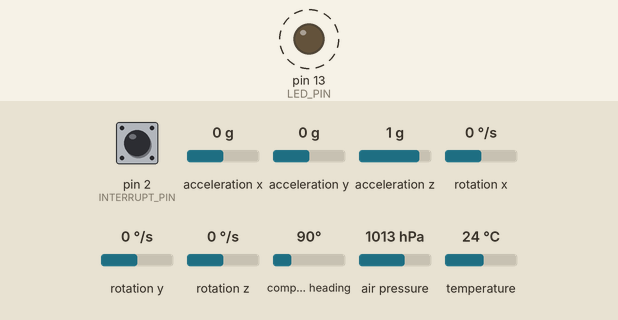
Simulated run of this sketch. Board: Arduino Leonardo, built with avr-gcc and run on an emulated ATmega32U4. On the bench: output pins drawn as LEDs (lit = HIGH). Dashed ring = blinking. Inputs (shaded band) come from the test bench; at power-on: pin 2 (INTERRUPT_PIN) LOW, acceleration x 0 g, acceleration y 0 g, acceleration z 1 g, rotation x 0 °/s, rotation y 0 °/s, rotation z 0 °/s, compass heading 90°, air pressure 1013 hPa, temperature 24 °C. The sensor or clock chip raises its interrupt line as the real part does; what the sketch prints to the serial monitor is not drawn.

Above: at 0.63 s.
Timing chart, 0 to 3.5 s (numbered marks = the images above):
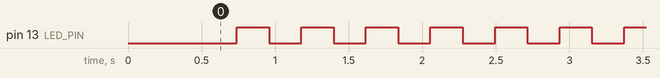

Measured:
- by itself, pin 13 (LED_PIN): alternates HIGH for 0.22 s and LOW for 0.22 s

The sketch:

MPU6050_DMP6_HMC5883L_BMP280.ino
```cpp
// I2C device class (I2Cdev) demonstration Arduino sketch for MPU6050 class using DMP (MotionApps v2.0)
// 6/21/2012 by Jeff Rowberg <jeff@rowberg.net>
// Updates should (hopefully) always be available at https://github.com/jrowberg/i2cdevlib
//
// Changelog:
//      2019-07-08 - Added Auto Calibration and offset generator
//		   - and altered FIFO retrieval sequence to avoid using blocking code
//      2016-04-18 - Eliminated a potential infinite loop
//      2013-05-08 - added seamless Fastwire support
//                 - added note about gyro calibration
//      2012-06-21 - added note about Arduino 1.0.1 + Leonardo compatibility error
//      2012-06-20 - improved FIFO overflow handling and simplified read process
//      2012-06-19 - completely rearranged DMP initialization code and simplification
//      2012-06-13 - pull gyro and accel data from FIFO packet instead of reading directly
//      2012-06-09 - fix broken FIFO read sequence and change interrupt detection to RISING
//      2012-06-05 - add gravity-compensated initial reference frame acceleration output
//                 - add 3D math helper file to DMP6 example sketch
//                 - add Euler output and Yaw/Pitch/Roll output formats
//      2012-06-04 - remove accel offset clearing for better results (thanks Sungon Lee)
//      2012-06-01 - fixed gyro sensitivity to be 2000 deg/sec instead of 250
//      2012-05-30 - basic DMP initialization working

/* ============================================
I2Cdev device library code is placed under the MIT license
Copyright (c) 2012 Jeff Rowberg

Permission is hereby granted, free of charge, to any person obtaining a copy
of this software and associated documentation files (the "Software"), to deal
in the Software without restriction, including without limitation the rights
to use, copy, modify, merge, publish, distribute, sublicense, and/or sell
copies of the Software, and to permit persons to whom the Software is
furnished to do so, subject to the following conditions:

The above copyright notice and this permission notice shall be included in
all copies or substantial portions of the Software.

THE SOFTWARE IS PROVIDED "AS IS", WITHOUT WARRANTY OF ANY KIND, EXPRESS OR
IMPLIED, INCLUDING BUT NOT LIMITED TO THE WARRANTIES OF MERCHANTABILITY,
FITNESS FOR A PARTICULAR PURPOSE AND NONINFRINGEMENT. IN NO EVENT SHALL THE
AUTHORS OR COPYRIGHT HOLDERS BE LIABLE FOR ANY CLAIM, DAMAGES OR OTHER
LIABILITY, WHETHER IN AN ACTION OF CONTRACT, TORT OR OTHERWISE, ARISING FROM,
OUT OF OR IN CONNECTION WITH THE SOFTWARE OR THE USE OR OTHER DEALINGS IN
THE SOFTWARE.
===============================================
*/

// I2Cdev and MPU6050 must be installed as libraries, or else the .cpp/.h files
// for both classes must be in the include path of your project
#include "I2Cdev.h"

#include "MPU6050_6Axis_MotionApps20.h"
#include "Adafruit_HMC5883_U.h"
#include <Adafruit_Sensor.h>
#include <Adafruit_BMP280.h>

//#include "MPU6050.h" // not necessary if using MotionApps include file

// Arduino Wire library is required if I2Cdev I2CDEV_ARDUINO_WIRE implementation
// is used in I2Cdev.h
#if I2CDEV_IMPLEMENTATION == I2CDEV_ARDUINO_WIRE
    #include "Wire.h"
#endif

// class default I2C address is 0x68
// specific I2C addresses may be passed as a parameter here
// AD0 low = 0x68 (default for SparkFun breakout and InvenSense evaluation board)
// AD0 high = 0x69
MPU6050 mpu;
Adafruit_HMC5883_Unified mag = Adafruit_HMC5883_Unified(12345);
//MPU6050 mpu(0x69); // <-- use for AD0 high
// BMP280 tanımlaması
Adafruit_BMP280 bmp;
/* =========================================================================
   NOTE: In addition to connection 3.3v, GND, SDA, and SCL, this sketch
   depends on the MPU-6050's INT pin being connected to the Arduino's
   external interrupt #0 pin. On the Arduino Uno and Mega 2560, this is
   digital I/O pin 2.
 * ========================================================================= */

/* =========================================================================
   NOTE: Arduino v1.0.1 with the Leonardo board generates a compile error
   when using Serial.write(buf, len). The Teapot output uses this method.
   The solution requires a modification to the Arduino USBAPI.h file, which
   is fortunately simple, but annoying. This will be fixed in the next IDE
   release. For more info, see these links:

   http://arduino.cc/forum/index.php/topic,109987.0.html
   http://code.google.com/p/arduino/issues/detail?id=958
 * ========================================================================= */


// uncomment "OUTPUT_READABLE_QUATERNION" if you want to see the actual
// quaternion components in a [w, x, y, z] format (not best for parsing
// on a remote host such as Processing or something though)
//#define OUTPUT_READABLE_QUATERNION

// uncomment "OUTPUT_READABLE_EULER" if you want to see Euler angles
// (in degrees) calculated from the quaternions coming from the FIFO.
// Note that Euler angles suffer from gimbal lock (for more info, see
// http://en.wikipedia.org/wiki/Gimbal_lock)
//#define OUTPUT_READABLE_EULER

// uncomment "OUTPUT_READABLE_YAWPITCHROLL" if you want to see the yaw/
// pitch/roll angles (in degrees) calculated from the quaternions coming
// from the FIFO. Note this also requires gravity vector calculations.
// Also note that yaw/pitch/roll angles suffer from gimbal lock (for
// more info, see: http://en.wikipedia.org/wiki/Gimbal_lock)
#define OUTPUT_READABLE_YAWPITCHROLL

// uncomment "OUTPUT_READABLE_REALACCEL" if you want to see acceleration
// components with gravity removed. This acceleration reference frame is
// not compensated for orientation, so +X is always +X according to the
// sensor, just without the effects of gravity. If you want acceleration
// compensated for orientation, us OUTPUT_READABLE_WORLDACCEL instead.
//#define OUTPUT_READABLE_REALACCEL

// uncomment "OUTPUT_READABLE_WORLDACCEL" if you want to see acceleration
// components with gravity removed and adjusted for the world frame of
// reference (yaw is relative to initial orientation, since no magnetometer
// is present in this case). Could be quite handy in some cases.
//#define OUTPUT_READABLE_WORLDACCEL

// uncomment "OUTPUT_TEAPOT" if you want output that matches the
// format used for the InvenSense teapot demo
//#define OUTPUT_TEAPOT


#define INTERRUPT_PIN 2  // use pin 2 on Arduino Uno & most boards
#define LED_PIN 13 // (Arduino is 13, Teensy is 11, Teensy++ is 6)
bool blinkState = false;

// MPU control/status vars
bool dmpReady = false;  // set true if DMP init was successful
uint8_t mpuIntStatus;   // holds actual interrupt status byte from MPU
uint8_t devStatus;      // return status after each device operation (0 = success, !0 = error)
uint16_t packetSize;    // expected DMP packet size (default is 42 bytes)
uint16_t fifoCount;     // count of all bytes currently in FIFO
uint8_t fifoBuffer[64]; // FIFO storage buffer

// orientation/motion vars
Quaternion q;           // [w, x, y, z]         quaternion container
VectorInt16 aa;         // [x, y, z]            accel sensor measurements
VectorInt16 aaReal;     // [x, y, z]            gravity-free accel sensor measurements
VectorInt16 aaWorld;    // [x, y, z]            world-frame accel sensor measurements
VectorFloat gravity;    // [x, y, z]            gravity vector
float euler[3];         // [psi, theta, phi]    Euler angle container
float ypr[3];           // [yaw, pitch, roll]   yaw/pitch/roll container and gravity vector

// packet structure for InvenSense teapot demo
uint8_t teapotPacket[14] = { '$', 0x02, 0,0, 0,0, 0,0, 0,0, 0x00, 0x00, '\r', '\n' };

// Manyetometre değişkenleri
float mx, my, mz;
float yaw;
// Manyetometre için offset ve scale değerleri
#define OFFSET_X 153
#define OFFSET_Y -473
#define OFFSET_Z -21

#define SCALE_X 382
#define SCALE_Y 346
#define SCALE_Z 344

// ================================================================
// ===               INTERRUPT DETECTION ROUTINE                ===
// ================================================================

volatile bool mpuInterrupt = false;     // indicates whether MPU interrupt pin has gone high
void dmpDataReady() {
    mpuInterrupt = true;
}


// ================================================================
// ===                      INITIAL SETUP                       ===
// ================================================================

void setup() {
    // join I2C bus (I2Cdev library doesn't do this automatically)
    #if I2CDEV_IMPLEMENTATION == I2CDEV_ARDUINO_WIRE
        Wire.begin();
        Wire.setClock(400000); // 400kHz I2C clock. Comment this line if having compilation difficulties
    #elif I2CDEV_IMPLEMENTATION == I2CDEV_BUILTIN_FASTWIRE
        Fastwire::setup(400, true);
    #endif

    // initialize serial communication
    // (115200 chosen because it is required for Teapot Demo output, but it's
    // really up to you depending on your project)
    Serial.begin(115200);
    while (!Serial); // wait for Leonardo enumeration, others continue immediately

    // NOTE: 8MHz or slower host processors, like the Teensy @ 3.3V or Arduino
    // Pro Mini running at 3.3V, cannot handle this baud rate reliably due to
    // the baud timing being too misaligned with processor ticks. You must use
    // 38400 or slower in these cases, or use some kind of external separate
    // crystal solution for the UART timer.

    // initialize device
    Serial.println(F("Initializing I2C devices..."));
    mpu.initialize();
    pinMode(INTERRUPT_PIN, INPUT);

    // verify connection
    Serial.println(F("Testing device connections..."));
    Serial.println(mpu.testConnection() ? F("MPU6050 connection successful") : F("MPU6050 connection failed"));

    // wait for ready
    //Serial.println(F("\nSend any character to begin DMP programming and demo: "));
    Serial.println(F("\nAutomatically starting DMP programming and demo..."));

    //while (Serial.available() && Serial.read()); // empty buffer
    //while (!Serial.available());                 // wait for data
    //while (Serial.available() && Serial.read()); // empty buffer again

    // load and configure the DMP
    Serial.println(F("Initializing DMP..."));
    devStatus = mpu.dmpInitialize();

    // supply your own gyro offsets here, scaled for min sensitivity
    //mpu.setXGyroOffset(220);
   // mpu.setYGyroOffset(76);
    //mpu.setZGyroOffset(-85);
    //mpu.setZAccelOffset(1788); // 1688 factory default for my test chip

// BMP280 başlatma
  Serial.println("BMP280 başlatılıyor...");
  if (!bmp.begin(0x76)) {
    Serial.println("BMP280 bulunamadı!");
    while (1);
  }
  Serial.println("BMP280 hazır!");


    mpu.setXAccelOffset(-514);
    mpu.setYAccelOffset(1196);
    mpu.setZAccelOffset(1648);
    mpu.setXGyroOffset(-28);
    mpu.setYGyroOffset(-55);
    mpu.setZGyroOffset(20);


    // make sure it worked (returns 0 if so)
    if (devStatus == 0) {
        // Calibration Time: generate offsets and calibrate our MPU6050
        mpu.CalibrateAccel(6);
        mpu.CalibrateGyro(6);
        mpu.PrintActiveOffsets();
        // turn on the DMP, now that it's ready
        Serial.println(F("Enabling DMP..."));
        mpu.setDMPEnabled(true);

        // enable Arduino interrupt detection
        Serial.print(F("Enabling interrupt detection (Arduino external interrupt "));
        Serial.print(digitalPinToInterrupt(INTERRUPT_PIN));
        Serial.println(F(")..."));
        attachInterrupt(digitalPinToInterrupt(INTERRUPT_PIN), dmpDataReady, RISING);
        mpuIntStatus = mpu.getIntStatus();

        // set our DMP Ready flag so the main loop() function knows it's okay to use it
        Serial.println(F("DMP ready! Waiting for first interrupt..."));
        dmpReady = true;

        // get expected DMP packet size for later comparison
        packetSize = mpu.dmpGetFIFOPacketSize();
    } else {
        // ERROR!
        // 1 = initial memory load failed
        // 2 = DMP configuration updates failed
        // (if it's going to break, usually the code will be 1)
        Serial.print(F("DMP Initialization failed (code "));
        Serial.print(devStatus);
        Serial.println(F(")"));
    }

    // configure LED for output
    pinMode(LED_PIN, OUTPUT);


  // Manyetometre başlatma
  if (!mag.begin()) {
    Serial.println("Manyetometre (HMC5883L) bağlantı hatası!");
    while (1);
  }
  Serial.println("MANYETOMETRESensörler hazır!");
}


// ================================================================
// ===                    MAIN PROGRAM LOOP                     ===
// ================================================================

void loop() {
    // if programming failed, don't try to do anything
    if (!dmpReady) return;
    // read a packet from FIFO
    if (mpu.dmpGetCurrentFIFOPacket(fifoBuffer)) { // Get the Latest packet
        #ifdef OUTPUT_READABLE_QUATERNION
            // display quaternion values in easy matrix form: w x y z
            mpu.dmpGetQuaternion(&q, fifoBuffer);
            Serial.print("quat\t");
            Serial.print(q.w);
            Serial.print("\t");
            Serial.print(q.x);
            Serial.print("\t");
            Serial.print(q.y);
            Serial.print("\t");
            Serial.println(q.z);
        #endif

        #ifdef OUTPUT_READABLE_EULER
            // display Euler angles in degrees
            mpu.dmpGetQuaternion(&q, fifoBuffer);
            mpu.dmpGetEuler(euler, &q);
            Serial.print("euler\t");
            Serial.print(euler[0] * 180/M_PI);
            Serial.print("\t");
            Serial.print(euler[1] * 180/M_PI);
            Serial.print("\t");
            Serial.println(euler[2] * 180/M_PI);
        #endif

        #ifdef OUTPUT_READABLE_YAWPITCHROLL
            // display Euler angles in degrees
            mpu.dmpGetQuaternion(&q, fifoBuffer);
            mpu.dmpGetGravity(&gravity, &q);
            mpu.dmpGetYawPitchRoll(ypr, &q, &gravity);
           // Serial.print("ypr\t");
           // Serial.print(ypr[0] * 180/M_PI);
           // Serial.print(",");
           // Serial.print(ypr[1] * 180/M_PI);
           // Serial.print(",");
           // Serial.println(ypr[2] * 180/M_PI);
            float roll = ypr[2] * 180 / M_PI;  // Roll
            float pitch = ypr[1] * 180 / M_PI; // Pitch
            // Manyetometreden manyetik alan verilerini al
            sensors_event_t event;
            mag.getEvent(&event);
           // Ham manyetik alan değerlerini al
            float mx = event.magnetic.x;
            float my = event.magnetic.y;
            float mz = event.magnetic.z;

            // Kalibre edilmiş manyetik alan değerlerini hesapla
            float calibratedMx = (mx - OFFSET_X) / SCALE_X;
            float calibratedMy = (my - OFFSET_Y) / SCALE_Y;
            float calibratedMz = (mz - OFFSET_Z) / SCALE_Z;

            // Yaw açısını hesapla
            float xh = calibratedMx * cos(pitch) + calibratedMz * sin(pitch);
            float yh = calibratedMx * sin(roll) * sin(pitch) + calibratedMy * cos(roll) - calibratedMz * sin(roll) * cos(pitch);
            yaw = atan2(yh, xh) * 180 / M_PI;

            // Yaw'ı 0-360 aralığına getir
            if (yaw < 0) yaw += 360;

            // Değerleri yazdır
            Serial.print("Roll: ");
            Serial.print(roll);
            Serial.print("\tPitch: ");
            Serial.print(pitch);
            Serial.print("\tYaw: ");
            Serial.println(yaw);

            delay(100);
        #endif

        #ifdef OUTPUT_READABLE_REALACCEL
            // display real acceleration, adjusted to remove gravity
            mpu.dmpGetQuaternion(&q, fifoBuffer);
            mpu.dmpGetAccel(&aa, fifoBuffer);
            mpu.dmpGetGravity(&gravity, &q);
            mpu.dmpGetLinearAccel(&aaReal, &aa, &gravity);
            Serial.print("areal\t");
            Serial.print(aaReal.x);
            Serial.print("\t");
            Serial.print(aaReal.y);
            Serial.print("\t");
            Serial.println(aaReal.z);
        #endif

        #ifdef OUTPUT_READABLE_WORLDACCEL
            // display initial world-frame acceleration, adjusted to remove gravity
            // and rotated based on known orientation from quaternion
            mpu.dmpGetQuaternion(&q, fifoBuffer);
            mpu.dmpGetAccel(&aa, fifoBuffer);
            mpu.dmpGetGravity(&gravity, &q);
            mpu.dmpGetLinearAccel(&aaReal, &aa, &gravity);
            mpu.dmpGetLinearAccelInWorld(&aaWorld, &aaReal, &q);
            Serial.print("aworld\t");
            Serial.print(aaWorld.x);
            Serial.print("\t");
            Serial.print(aaWorld.y);
            Serial.print("\t");
            Serial.println(aaWorld.z);
        #endif

        #ifdef OUTPUT_TEAPOT
            // display quaternion values in InvenSense Teapot demo format:
            teapotPacket[2] = fifoBuffer[0];
            teapotPacket[3] = fifoBuffer[1];
            teapotPacket[4] = fifoBuffer[4];
            teapotPacket[5] = fifoBuffer[5];
            teapotPacket[6] = fifoBuffer[8];
            teapotPacket[7] = fifoBuffer[9];
            teapotPacket[8] = fifoBuffer[12];
            teapotPacket[9] = fifoBuffer[13];
            Serial.write(teapotPacket, 14);
            teapotPacket[11]++; // packetCount, loops at 0xFF on purpose
        #endif

        // BMP280'den veriler al
        float temperature = bmp.readTemperature();
        float pressure = bmp.readPressure() / 100.0; // hPa
        float altitude = bmp.readAltitude(1019); // Deniz seviyesi basıncı

        // Seri monitöre verileri yazdır

        Serial.print("Sıcaklık: ");
        Serial.print(temperature);
        Serial.println(" °C");

        Serial.print("Basınç: ");
        Serial.print(pressure);
        Serial.println(" hPa");

        Serial.print("Yükseklik: ");
        Serial.print(altitude);
        Serial.println(" m");

        delay(100);

        // blink LED to indicate activity
        blinkState = !blinkState;
        digitalWrite(LED_PIN, blinkState);
    }
}
```
